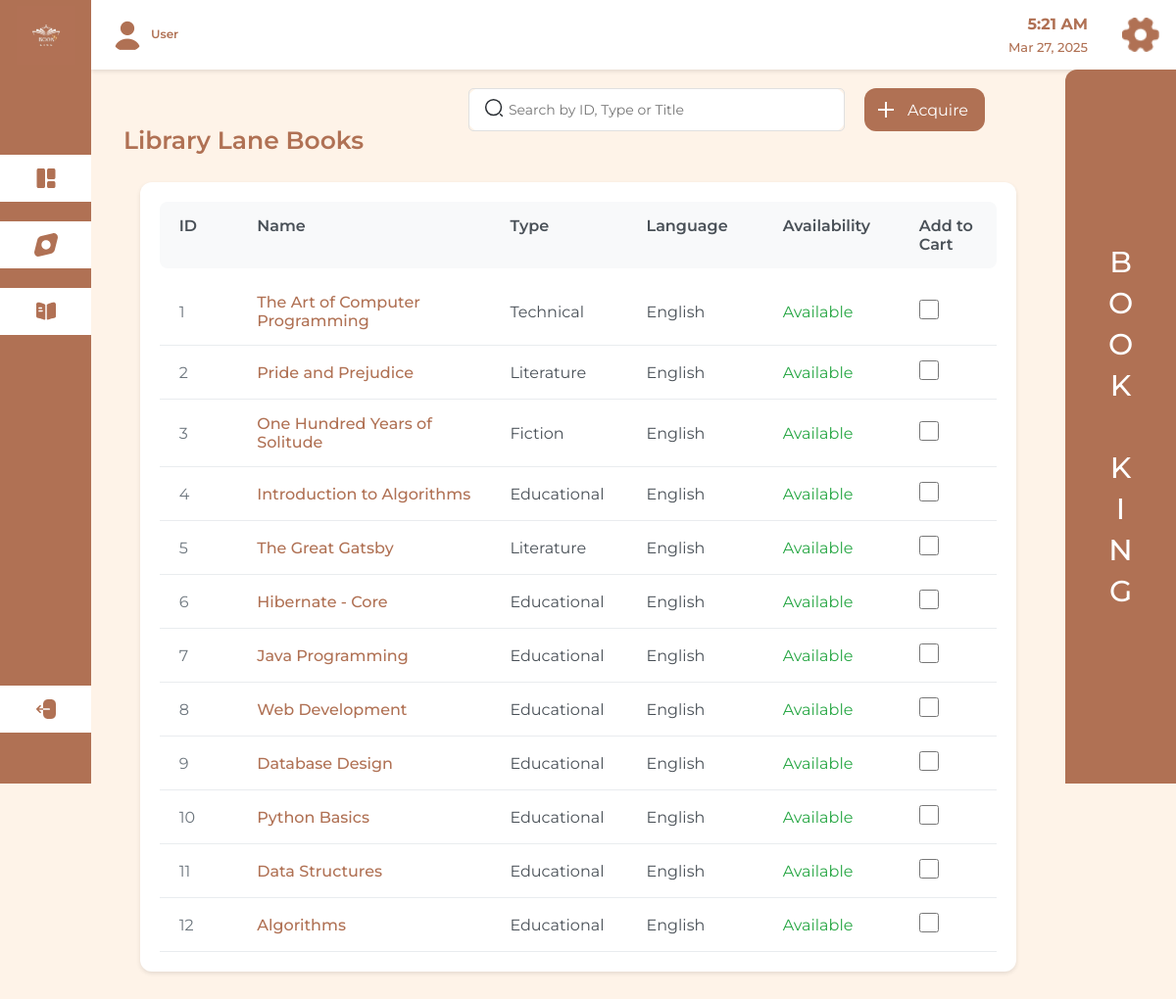
Screenshot of /user-borrow-books.php with the database file from the repository.
### tables this page shows
CREATE TABLE `books` (
  `book_id` int(11) NOT NULL,
  `title` varchar(255) NOT NULL,
  `author` varchar(100) NOT NULL,
  `language` varchar(50) NOT NULL,
  `type` varchar(50) NOT NULL,
  `created_at` timestamp NOT NULL DEFAULT current_timestamp(),
  `availability` varchar(20) DEFAULT 'Available'
);

### user-borrow-books.php (the view, shortened to what this page needs)
<?php
$pdo = require 'database/db_connection.php';
try {
    $stmt = $pdo->query('SELECT * FROM books ORDER BY book_id');
    $books = $stmt->fetchAll(PDO::FETCH_ASSOC);
} catch (PDOException $e) {
    die('Error fetching books: ' . $e->getMessage());
}
?>
<!DOCTYPE html>
<html lang="en">
<head>
    <link rel="stylesheet" href="assets/css/user-borrow-books.css">
</head>
<body>
    <div class="sidebar">
        <div class="logo-container">
            <img src="images/logo1.png" alt="Book King Logo">
        </div>
        <div class="sidebar-item home" onclick="window.location.href='user-dashboard.php'">
            <img src="images/element-2 2.svg" alt="Home" class="icon-image">
        </div>
        <div class="sidebar-item list" onclick="window.location.href='user-return-books.php'">
            <img src="images/Vector.svg" alt="List" class="icon-image">
        </div>
        <div class="sidebar-item book" onclick="window.location.href='user-borrow-books.php'">
            <img src="images/Books.png" alt="Book" class="icon-image">
        </div>
        <div class="sidebar-item logout" onclick="handleLogout()">
            <img src="images/logout 3.png" alt="Logout" class="icon-image">
        </div>
    </div>
    <div class="main-content">
        <div class="header">
            <div class="user-info">
                <div class="user-icon">
                    <img src="images/user.png" alt="User">
                </div>
                <div>
                    <div class="user-role">User</div>
                </div>
            </div>
            <div class="time">
                <div id="current-time" class="current-time"></div>
                <div id="current-date" class="current-date"></div>
            </div>
            <div class="settings-icon">
                <a href="#" class="clickable-icon">
                    <img src="images/Vector.png" alt="Settings">
                </a>
            </div>
        </div>
        <div class="page-title">Library Lane Books</div>
        <div class="search-container">
            <div class="search-icon">
            </div>
            <input type="text" class="search-input" placeholder="Search by ID, Type or Title" oninput="searchBooks()">
        </div>
        <div class="table-container">
            <div class="table-header">
                <div>ID</div>
                <div>Name</div>
                <div>Type</div>
                <div>Language</div>
                <div>Availability</div>
                <div>Add to Cart</div>
            </div>
            <?php foreach ($books as $book): ?>
                <div class="table-row">
                    <div class="book-id"><?php echo htmlspecialchars($book['book_id']); ?></div>
                    <div class="book-title"><?php echo htmlspecialchars($book['title']); ?></div>
                    <div class="book-type"><?php echo htmlspecialchars($book['type']); ?></div>
                    <div class="book-language"><?php echo htmlspecialchars($book['language']); ?></div>
                    <div class="book-availability"><?php echo isset($book['availability']) ? htmlspecialchars($book['availability']) : 'Available'; ?></div>
                    <div>
                        <input type="checkbox" class="book-checkbox"
                            data-book-id="<?php echo htmlspecialchars($book['book_id']); ?>"
                            data-book-title="<?php echo htmlspecialchars($book['title']); ?>"
                            data-book-type="<?php echo htmlspecialchars($book['type']); ?>"
                            data-book-language="<?php echo htmlspecialchars($book['language']); ?>">
                    </div>
                </div>
            <?php endforeach; ?>
        </div>
        <button class="acquire-button" onclick="processSelectedBooks()">
            <div class="acquire-icon"></div>
            <span>Acquire</span>
        </button>
    </div>
    <div class="book-king-sidebar">
        <div>B</div>
        <div>O</div>
        <div>O</div>
        <div>K</div>
        <div>&nbsp;</div>
        <div>K</div>
        <div>I</div>
        <div>N</div>
        <div>G</div>
    </div>
</body>
</html>

### rows the page displays
books: book_id "1", title "The Art of Computer Programming", type "Technical", language "English", availability "Available"
books: book_id "2", title "Pride and Prejudice", type "Literature", language "English", availability "Available"
books: book_id "3", title "One Hundred Years of Solitude", type "Fiction", language "English", availability "Available"
books: book_id "4", title "Introduction to Algorithms", type "Educational", language "English", availability "Available"
books: book_id "5", title "The Great Gatsby", type "Literature", language "English", availability "Available"
books: book_id "6", title "Hibernate - Core", type "Educational", language "English", availability "Available"
books: book_id "7", title "Java Programming", type "Educational", language "English", availability "Available"
books: book_id "8", title "Web Development", type "Educational", language "English", availability "Available"
books: book_id "9", title "Database Design", type "Educational", language "English", availability "Available"
books: book_id "10", title "Python Basics", type "Educational", language "English", availability "Available"
books: book_id "11", title "Data Structures", type "Educational", language "English", availability "Available"
books: book_id "12", title "Algorithms", type "Educational", language "English", availability "Available"
